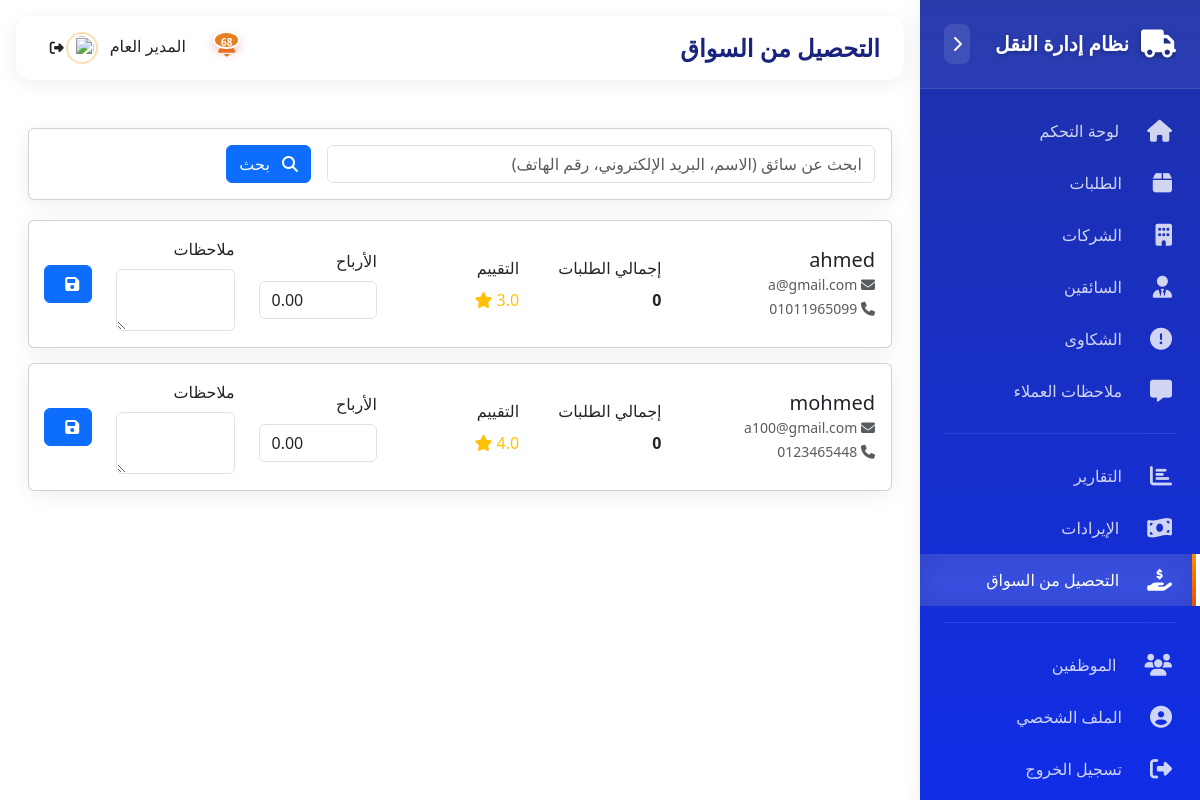
Page /admin/driver_earnings_settings.php (signed in) on the committed database.
### tables this page shows
CREATE TABLE `drivers` (
  `id` int(11) NOT NULL,
  `username` varchar(100) NOT NULL,
  `email` varchar(100) NOT NULL,
  `password` varchar(255) NOT NULL,
  `phone` varchar(20) NOT NULL,
  `age` int(11) DEFAULT NULL,
  `about` text DEFAULT NULL,
  `address` text DEFAULT NULL,
  `profile_image` varchar(255) DEFAULT NULL,
  `id_number` varchar(50) DEFAULT NULL,
  `license_number` varchar(50) DEFAULT NULL,
  `vehicle_type` varchar(50) DEFAULT NULL,
  `vehicle_model` varchar(50) DEFAULT NULL,
  `plate_number` varchar(20) DEFAULT NULL,
  `is_active` tinyint(1) DEFAULT 1,
  `current_status` enum('available', 'busy', 'offline') DEFAULT 'offline',
  `rating` decimal(3, 2) DEFAULT 0.00,
  `total_trips` int(11) DEFAULT 0,
  `completed_orders` int(11) DEFAULT 0,
  `cancelled_orders` int(11) DEFAULT 0,
  `total_earnings` decimal(10, 2) DEFAULT 0.00,
  `last_login` timestamp NULL DEFAULT NULL,
  `last_location` point DEFAULT NULL,
  `created_at` timestamp NOT NULL DEFAULT current_timestamp(),
  `updated_at` timestamp NOT NULL DEFAULT current_timestamp() ON UPDATE current_timestamp()
);

### admin/driver_earnings_settings.php (the view, shortened to what this page needs)
<?php
require_once '../includes/header.php';
$search = isset($_GET['search']) ? $_GET['search'] : '';
$search_condition = '';
$params = [];
$query = "SELECT * FROM drivers" . $search_condition . " ORDER BY total_earnings DESC";
$stmt = $conn->prepare($query);
$stmt->execute($params);
$drivers = $stmt->fetchAll(PDO::FETCH_ASSOC);
?>
<!DOCTYPE html>
<html lang="ar" dir="rtl">
<head>
    <link href="https://cdn.jsdelivr.net/npm/bootstrap@5.3.2/dist/css/bootstrap.rtl.min.css" rel="stylesheet">
    <link rel="stylesheet" href="https://cdnjs.cloudflare.com/ajax/libs/font-awesome/6.4.2/css/all.min.css">
</head>
<body>
    <div class="container-fluid py-4">
        <div class="row">
            <div class="col-12">
                <div class="card search-box">
                    <div class="card-body">
                        <form method="GET" class="row g-3">
                            <div class="col-md-8">
                                <input type="text"
                                       class="form-control"
                                       name="search"
                                       placeholder="ابحث عن سائق (الاسم، البريد الإلكتروني، رقم الهاتف)"
                                       value="<?php echo htmlspecialchars($search); ?>">
                            </div>
                            <div class="col-md-4">
                                <button type="submit" class="btn btn-primary">
                                    <i class="fas fa-search"></i> بحث
                                </button>
                            </div>
                        </form>
                    </div>
                </div>
                <?php foreach ($drivers as $driver): ?>
                    <div class="card driver-card">
                        <div class="card-body">
                            <form method="POST" class="row align-items-center">
                                <div class="col-md-3">
                                    <h5 class="mb-0"><?php echo htmlspecialchars($driver['username']); ?></h5>
                                    <small class="text-muted">
                                        <i class="fas fa-envelope"></i> <?php echo htmlspecialchars($driver['email']); ?><br>
                                        <i class="fas fa-phone"></i> <?php echo htmlspecialchars($driver['phone']); ?>
                                    </small>
                                </div>
                                <div class="col-md-2">
                                    <label class="form-label">إجمالي الطلبات</label>
                                    <div class="fw-bold"><?php echo $driver['total_trips']; ?></div>
                                </div>
                                <div class="col-md-2">
                                    <label class="form-label">التقييم</label>
                                    <div class="text-warning">
                                        <?php echo number_format($driver['rating'], 1); ?> <i class="fas fa-star"></i>
                                    </div>
                                </div>
                                <div class="col-md-2">
                                    <label for="total_earnings_<?php echo $driver['id']; ?>" class="form-label">الأرباح</label>
                                    <input type="number"
                                           class="form-control earnings-input"
                                           id="total_earnings_<?php echo $driver['id']; ?>"
                                           name="total_earnings"
                                           value="<?php echo $driver['total_earnings']; ?>"
                                           step="0.01">
                                </div>
                                <div class="col-md-2">
                                    <label for="notes_<?php echo $driver['id']; ?>" class="form-label">ملاحظات</label>
                                    <textarea class="form-control"
                                              id="notes_<?php echo $driver['id']; ?>"
                                              name="notes"
                                              rows="2"><?php echo htmlspecialchars($driver['notes'] ?? ''); ?></textarea>
                                </div>
                                <div class="col-md-1">
                                    <button type="submit"
                                            name="update_driver"
                                            class="btn btn-primary">
                                        <i class="fas fa-save"></i>
                                    </button>
                                </div>
                            </form>
                        </div>
                    </div>
                <?php endforeach; ?>
            </div>
        </div>
    </div>
</body>
</html>

### assets/css/dashboard.css (style rules this page uses)
:root { --primary-gradient: linear-gradient(150deg, #ff8f00 0%, #e65100 100%); --secondary-gradient: linear-gradient(150deg, #ffa726 0%, #fb8c00 100%); --success-gradient: linear-gradient(150deg, #43a047 0%, #2e7d32 100%); --dark-gradient: linear-gradient(150deg, #1a237e 0%, #0d47a1 100%); --danger-gradient: linear-gradient(150deg, #e53935 0%, #c62828 100%); --sidebar-width: 280px; --sidebar-collapsed-width: 70px; --header-height: 60px; --card-shadow: 0 4px 20px rgba(0,0,0,0.07); --hover-shadow: 0 8px 30px rgba(0,0,0,0.15); }
body { background-color: #f3f6fd; font-family: system-ui, -apple-system, "Segoe UI", Roboto, "Helvetica Neue", Arial, sans-serif; min-height: 100vh; position: relative; display: flex; }
.card { border: none; border-radius: 20px; box-shadow: var(--card-shadow); transition: all 0.3s cubic-bezier(0.4, 0, 0.2, 1); overflow: hidden; height: 100%; background: white; }

### assets/css/responsive.css (style rules this page uses)
* { -webkit-tap-highlight-color: transparent; }

### includes/header.php (style rules this page uses)
body { overflow-x: hidden !important; }

### admin/driver_earnings_settings.php (style rules this page uses)
.search-box { margin-bottom: 20px; }
.driver-card { margin-bottom: 15px; transition: all 0.3s ease; }
.earnings-input { max-width: 150px; }

### rows in the picture
drivers: username "ahmed", email "a@gmail.com", phone "01011965099", total_trips "0", total_earnings "0.00"
drivers: username "mohmed", email "a100@gmail.com", phone "0123465448", total_trips "0", total_earnings "0.00"

### other values in the picture
$unread_notifications "68"
$_SESSION['admin_username'] "المدير العام"
